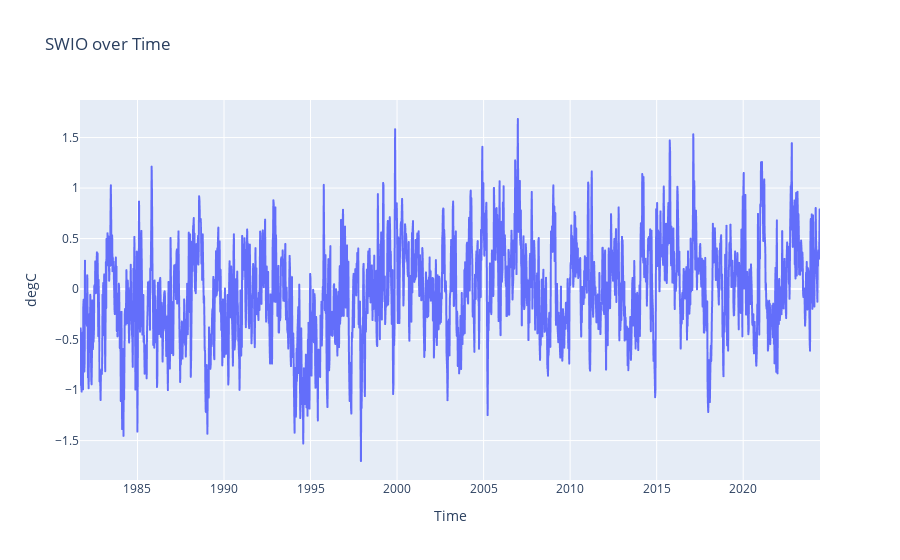

The code cell stored with this chart in its notebook:
### Code cell
visualize_indian_ocean_data(swio, 'SWIO')

### Figure 1 — Plotly figure (JSON) as saved in the notebook; plotly's stock layout.template omitted (floating-point values rounded to 4 significant figures; data arrays with more than 128 entries replaced by an {"elided": "..."} marker saying what was removed)
{"data": [{"hovertemplate": "Time=%{x}<br>SWIO Region SSTA (base period 1991-2020, data from OISST) (degC)=%{y}<extra></extra>", "legendgroup": "", "line": {"color": "#636efa", "dash": "solid"}, "marker": {"symbol": "circle"}, "mode": "lines", "name": "", "showlegend": false, "type": "scattergl", "x": {"elided": "2232 str values"}, "xaxis": "x", "y": {"elided": "2232 float values"}, "yaxis": "y"}], "layout": {"legend": {"tracegroupgap": 0}, "showlegend": false, "title": {"text": "SWIO over Time"}, "xaxis": {"anchor": "y", "domain": [0, 1], "title": {"text": "Time"}}, "yaxis": {"anchor": "x", "domain": [0, 1], "title": {"text": "degC"}}}}
